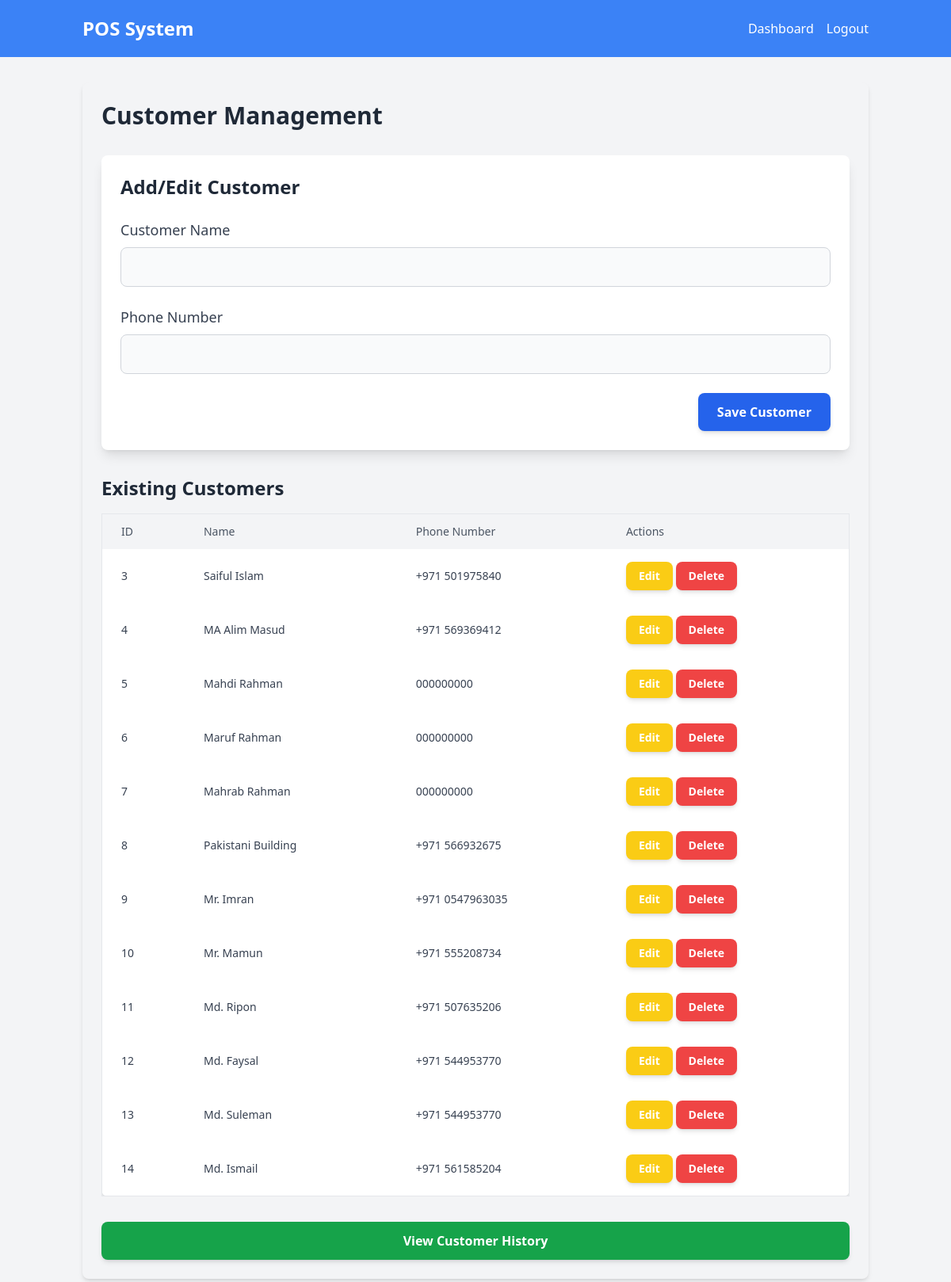
/customer-management (signed in), run on the app's committed database.
### models.py (models this page shows)
class Customer(db.Model):
    __tablename__ = 'customer'
    id = db.Column(db.Integer, primary_key=True)
    name = db.Column(db.String(100), nullable=False)
    phone_number = db.Column(db.String(20), nullable=True)
    sales = db.relationship('Sale', back_populates='customer')

### routes.py (the view, shortened to what this page needs)
    @app.route("/customer-management", methods=['GET', 'POST'])
    @login_required
    def customer_management():
        if current_user.role not in ['admin', 'manager']:
            return redirect(url_for('dashboard'))
        customers = Customer.query.all()
        return render_template('customer_management.html', customers=customers)

### templates/customer_management.html (shortened to what this page needs)
{% extends "base.html" %} {% block content %}
<div class="container mx-auto p-6 bg-gray-100 rounded-lg shadow-md">
  <h2 class="text-3xl font-bold text-gray-800 mb-8">Customer Management</h2>
  <div class="bg-white p-6 rounded-lg shadow-lg mb-8">
    <h3 class="text-2xl font-semibold text-gray-800 mb-4">Add/Edit Customer</h3>
    <form method="POST" id="customerForm" class="space-y-6">
      <div>
        <label for="name" class="block text-lg font-medium text-gray-700 mb-2"
          >Customer Name</label
        >
        <input
          type="text"
          name="name"
          id="name"
          class="block w-full px-4 py-3 border border-gray-300 rounded-lg bg-gray-50 focus:ring-2 focus:ring-blue-500 focus:border-transparent"
          required
        />
      </div>
      <div>
        <label
          for="phone_number"
          class="block text-lg font-medium text-gray-700 mb-2"
          >Phone Number</label
        >
        <input
          type="text"
          name="phone_number"
          id="phone_number"
          class="block w-full px-4 py-3 border border-gray-300 rounded-lg bg-gray-50 focus:ring-2 focus:ring-blue-500 focus:border-transparent"
          required
        />
      </div>
      <div class="flex justify-end">
        <button
          type="submit"
          class="bg-blue-600 hover:bg-blue-700 text-white font-bold py-3 px-6 rounded-lg shadow-md transition duration-300"
        >
          Save Customer
        </button>
      </div>
    </form>
  </div>
  <h3 class="text-2xl font-semibold text-gray-800 mb-4">Existing Customers</h3>
  <div class="overflow-x-auto">
    <table
      class="min-w-full bg-white border border-gray-200 rounded-lg shadow-md"
    >
      <thead class="bg-gray-100">
        <tr>
          <th class="px-6 py-3 text-left text-sm font-medium text-gray-600">
            ID
          </th>
          <th class="px-6 py-3 text-left text-sm font-medium text-gray-600">
            Name
          </th>
          <th class="px-6 py-3 text-left text-sm font-medium text-gray-600">
            Phone Number
          </th>
          <th class="px-6 py-3 text-left text-sm font-medium text-gray-600">
            Actions
          </th>
        </tr>
      </thead>
      <tbody class="text-gray-700">
        {% for customer in customers %}
        <tr class="hover:bg-gray-100 transition duration-300">
          <td class="px-6 py-4 text-sm">{{ customer.id }}</td>
          <td class="px-6 py-4 text-sm">{{ customer.name }}</td>
          <td class="px-6 py-4 text-sm">{{ customer.phone_number }}</td>
          <td class="px-6 py-4 text-sm">
            <button
              onclick="editCustomer('{{ customer.id }}', '{{ customer.name }}', '{{ customer.phone_number }}')"
              class="bg-yellow-400 hover:bg-yellow-500 text-white font-bold py-2 px-4 rounded-lg shadow-md transition duration-300"
            >
              Edit
            </button>
            <form method="POST" style="display: inline">
              <button
                type="submit"
                class="bg-red-500 hover:bg-red-600 text-white font-bold py-2 px-4 rounded-lg shadow-md transition duration-300"
              >
                Delete
              </button>
            </form>
          </td>
        </tr>
        {% endfor %}
      </tbody>
    </table>
  </div>
  <a
    href="{{ url_for('customer_history') }}"
    class="bg-green-600 hover:bg-green-700 text-white font-bold py-3 px-6 rounded-lg shadow-md transition duration-300 mt-8 block text-center"
  >
    View Customer History
  </a>
</div>
{% endblock %}

### data on the page
Customer: id "3", name "Saiful Islam", phone_number "+971 501975840"
Customer: id "4", name "MA Alim Masud", phone_number "+971 569369412"
Customer: id "5", name "Mahdi Rahman", phone_number "000000000"
Customer: id "6", name "Maruf Rahman", phone_number "000000000"
Customer: id "7", name "Mahrab Rahman", phone_number "000000000"
Customer: id "8", name "Pakistani Building", phone_number "+971 566932675"
Customer: id "9", name "Mr. Imran", phone_number "+971 0547963035"
Customer: id "10", name "Mr. Mamun", phone_number "+971 555208734"
Customer: id "11", name "Md. Ripon", phone_number "+971 507635206"
Customer: id "12", name "Md. Faysal", phone_number "+971 544953770"
Customer: id "13", name "Md. Suleman", phone_number "+971 544953770"
Customer: id "14", name "Md. Ismail", phone_number "+971 561585204"
